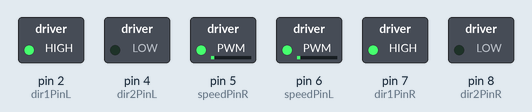
Recording of a sketch running on a simulated Arduino Uno, built with avr-gcc and run on an emulated ATmega328P. On the bench: switched loads named in the sketch (green lamp = pin HIGH).

Above: at 0.15 s.
At 9.84 s:
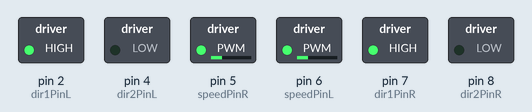
At 19.86 s:
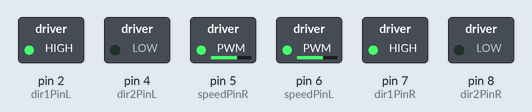
At 39.39 s:
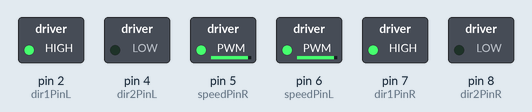
Timing chart, 0 to 40.0 s (numbered marks = the images above):
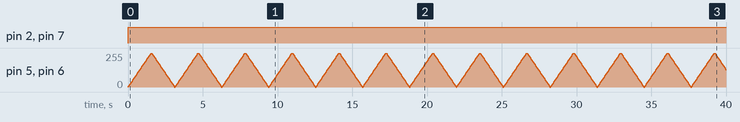

The sketch:

pathfinder-practice.ino
```cpp
#include "configuration.h"

void stopReadingPins() {
  digitalWrite(dir1PinL, LOW);
  digitalWrite(dir2PinL, LOW);
  digitalWrite(dir1PinR, LOW);
  digitalWrite(dir2PinR, LOW);
}


void moveForward(void) {
  digitalWrite(dir1PinL, HIGH);
  digitalWrite(dir2PinL, LOW);
  digitalWrite(dir1PinR, HIGH);
  digitalWrite(dir2PinR, LOW);
}

void initGPIO() {
  pinMode(dir1PinL, OUTPUT);
  pinMode(dir2PinL, OUTPUT);
  pinMode(speedPinL, OUTPUT);

  pinMode(dir1PinR, OUTPUT);
  pinMode(dir2PinR, OUTPUT);
  pinMode(speedPinR, OUTPUT);
  stopReadingPins();
}

void setMotorSpeed(int leftSpeed, int rightSpeed){
  analogWrite(speedPinL, leftSpeed);
  analogWrite(speedPinR, rightSpeed);
}

void setup() {
  initGPIO();
//  moveForward();
//  setMotorSpeed(128, 255);
//  delay(5000);
//  stopReadingPins();

}

void loop() {
  Serial.println("starting loop...");
  for (int motorValue = 0; motorValue <= 255; motorValue +=5) {
    moveForward();
    setMotorSpeed(motorValue, motorValue);
    Serial.println(motorValue);
    delay(30);
  }

  for (int motorValue = 255; motorValue >= 0; motorValue -=5) {
    moveForward();
    setMotorSpeed(motorValue, motorValue);
    Serial.println(motorValue);
    delay(30);
  }

  stopReadingPins();

}
```

configuration.h
```cpp
/*Declare L298N Dual H-Bridge Motor Controller directly since there is not a library to load.*/
//Define L298N Dual H-Bridge Motor Controller Pins
#define dir1PinL  2    //Motor direction
#define dir2PinL  4    //Motor direction
#define speedPinL 6    // Needs to be a PWM pin to be able to control motor speed

#define dir1PinR  7    //Motor direction
#define dir2PinR  8   //Motor direction
#define speedPinR 5    // Needs to be a PWM pin to be able to control motor speed
```

Measured:
- by itself, pin 2 (dir1PinL), pin 7 (dir1PinR): LOW → HIGH at 0.00 s
